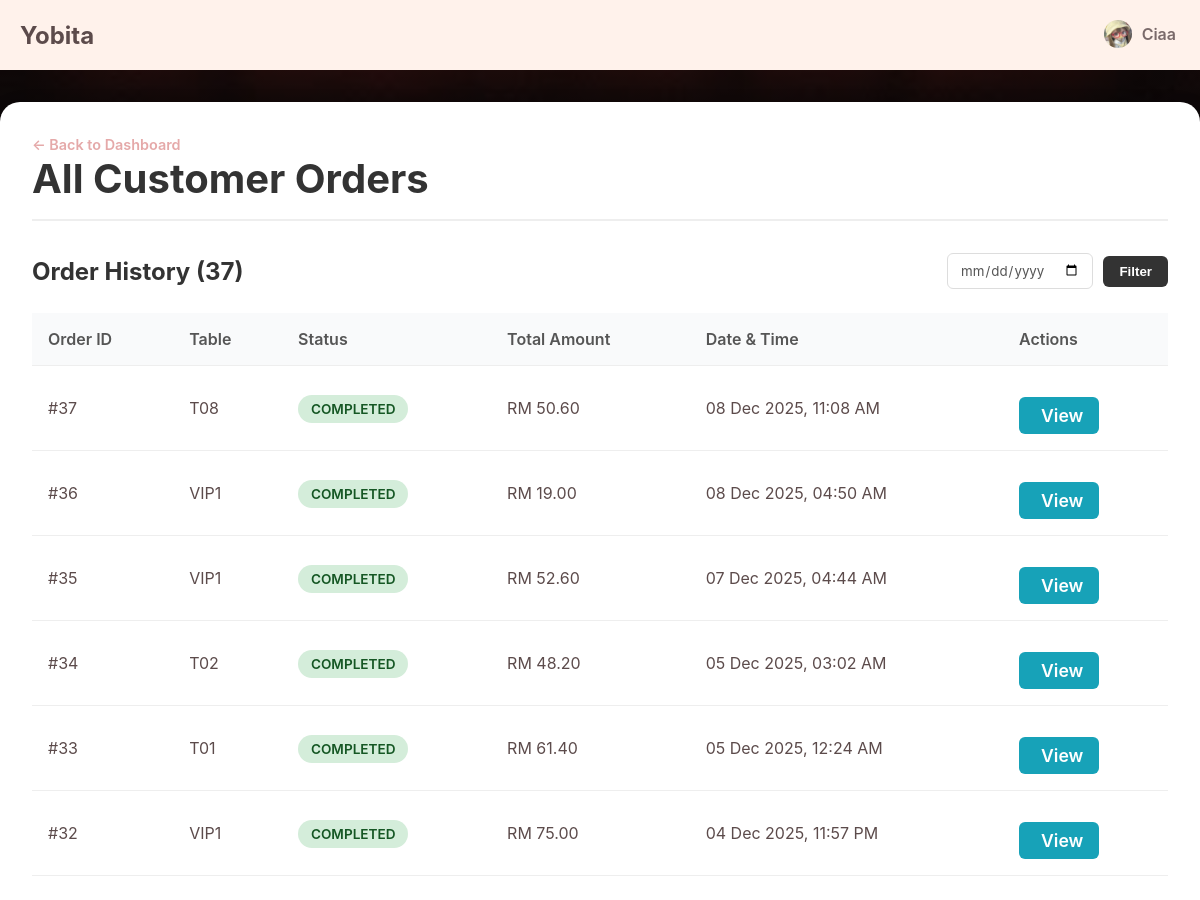
/admin/viewOrder.php (signed in, upper part), run on an earlier commit of the app's database.
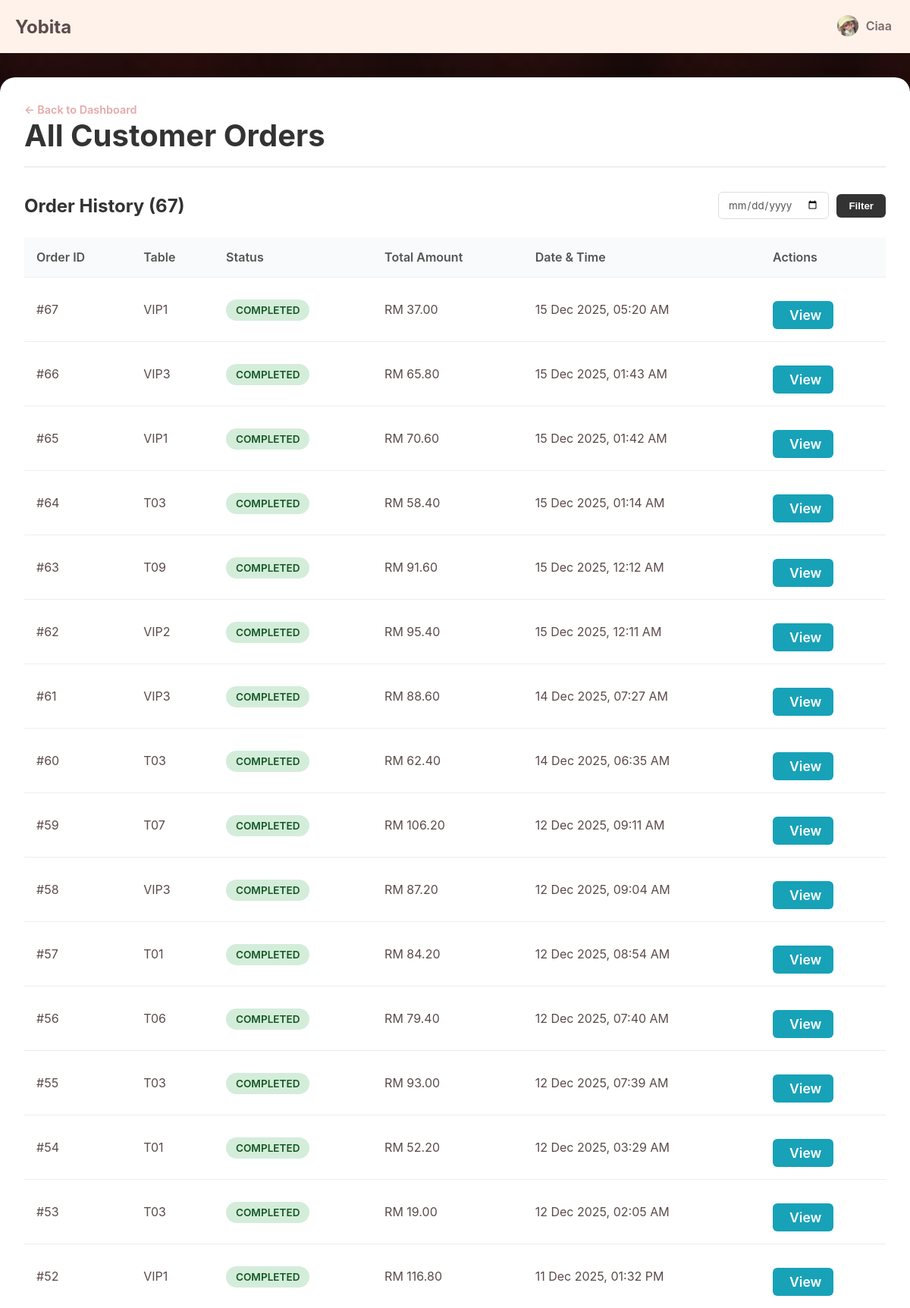
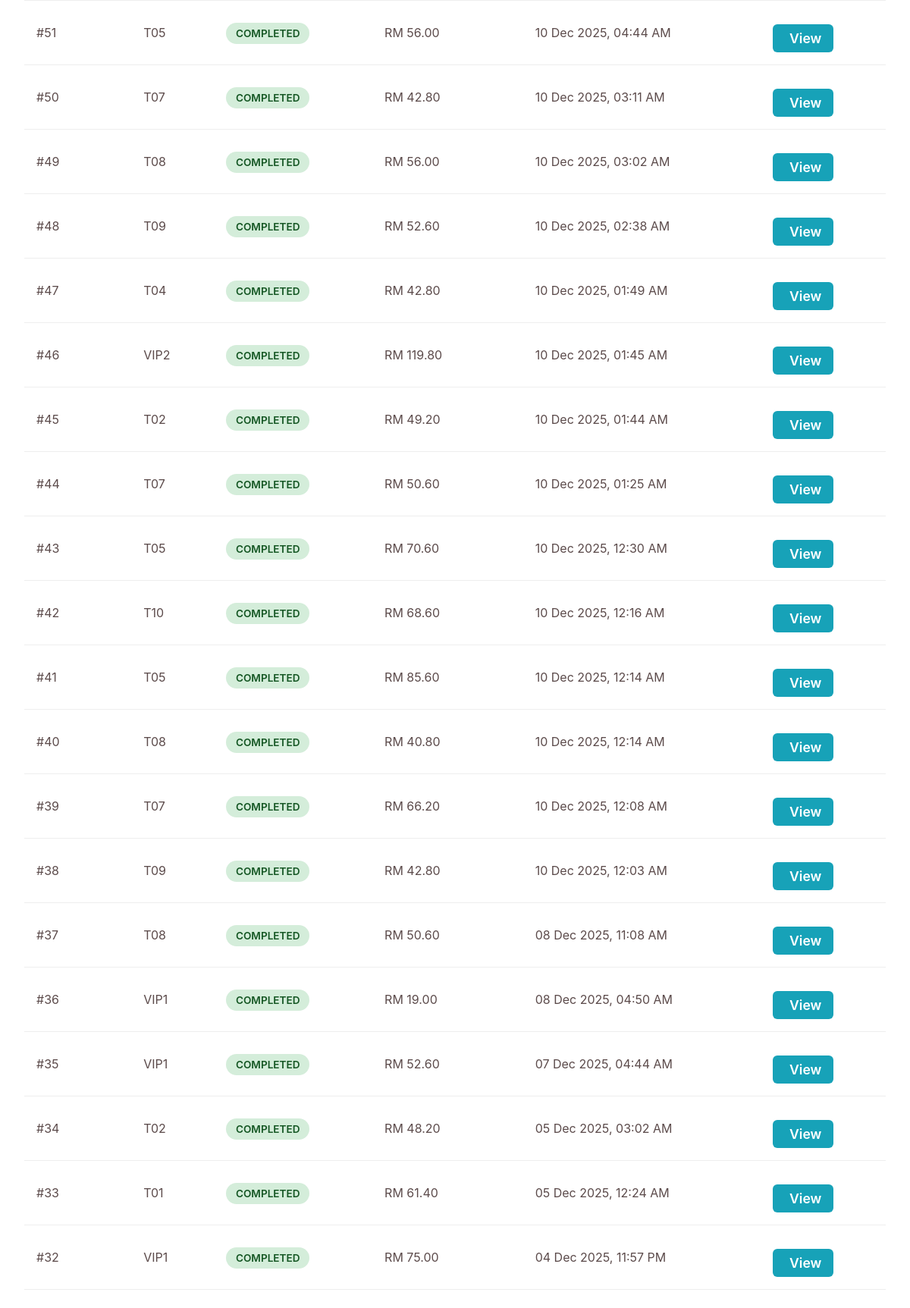
And on a later commit of the database (2 pictures, top to bottom).
### tables this page shows
CREATE TABLE `orders` (
  `id` int(10) UNSIGNED NOT NULL,
  `table_id` int(10) UNSIGNED NOT NULL,
  `user_id` int(10) UNSIGNED NOT NULL,
  `status` enum('pending','prepared','completed','cancelled') NOT NULL DEFAULT 'pending',
  `total_amount` decimal(10,2) DEFAULT 0.00,
  `created_at` timestamp NOT NULL DEFAULT current_timestamp()
);

CREATE TABLE `dining_tables` (
  `id` int(10) UNSIGNED NOT NULL,
  `table_number` varchar(10) NOT NULL,
  `capacity` int(11) NOT NULL DEFAULT 4,
  `status` enum('available','occupied','reserved') NOT NULL DEFAULT 'available'
);

### admin/viewOrder.php (the view, shortened to what this page needs)
<?php
require_once '../connection.php';
$basePath = "../";
include '../_header.php';
$filter_date = isset($_GET['filter_date']) ? $_GET['filter_date'] : '';
try {
    $sql = "SELECT
                o.id,
                o.status,
                o.total_amount,
                o.created_at,
                dt.table_number
            FROM orders o
            JOIN dining_tables dt ON o.table_id = dt.id";
    $params = [];
    $sql .= " ORDER BY o.created_at DESC";
    $stmt = $pdo->prepare($sql);
    $stmt->execute($params);
    $orders = $stmt->fetchAll();
} catch (PDOException $e) {
    $orders = [];
    $message = "Error fetching orders: " . $e->getMessage();
    $message_type = "error";
}
$status_classes = [
    'pending' => 'status-pending',
    'completed' => 'status-completed',
    'cancelled' => 'status-cancelled'
];
?>
<link rel="stylesheet" href="<?php echo $basePath; ?>css/viewOrders.css">
<main class="main-wrapper">
    <div class="admin-container">
        <a href="dashboard.php" class="back-link">← Back to Dashboard</a>
        <div class="page-header">
            <h1>All Customer Orders</h1>
        </div>
        <div class="orders-list-section">
            <div class="header-flex">
                <h2 class="section-title">Order History (<?php echo count($orders); ?>)</h2>
                <form method="GET" class="filter-form">
                    <div class="filter-group">
                        <input type="date" name="filter_date" value="<?php echo htmlspecialchars($filter_date); ?>" class="date-input">
                        <button type="submit" class="filter-btn">Filter</button>
                    </div>
                </form>
            </div>
            <div class="table-responsive">
                <table>
                    <thead>
                        <tr>
                            <th>Order ID</th>
                            <th>Table</th>
                            <th>Status</th>
                            <th>Total Amount</th>
                            <th>Date & Time</th>
                            <th>Actions</th>
                        </tr>
                    </thead>
                    <tbody>
                        <?php if (empty($orders)): ?>
                            <tr>
                                <td colspan="6" style="text-align:center; padding: 30px;">
                                    No orders found<?php echo !empty($filter_date) ? " for this date." : "."; ?>
                                </td>
                            </tr>
                        <?php else: ?>
                            <?php foreach ($orders as $order): ?>
                                <tr>
                                    <td data-label="Order ID">#<?php echo htmlspecialchars($order['id']); ?></td>
                                    <td data-label="Table"><?php echo htmlspecialchars($order['table_number']); ?></td>
                                    <td data-label="Status">
                                        <span class="status-badge <?php echo $status_classes[$order['status']] ?? ''; ?>">
                                            <?php echo htmlspecialchars(ucfirst($order['status'])); ?>
                                        </span>
                                    </td>
                                    <td data-label="Total Amount">RM <?php echo number_format($order['total_amount'], 2); ?></td>
                                    <td data-label="Date & Time"><?php echo date("d M Y, h:i A", strtotime($order['created_at'])); ?></td>
                                    <td class="actions-cell" data-label="Actions">
                                        <a href="orderDetail.php?id=<?php echo $order['id']; ?>" class="action-btn view-btn">
                                            <ion-icon name="eye-outline"></ion-icon> View
                                        </a>
                                    </td>
                                </tr>
                            <?php endforeach; ?>
                        <?php endif; ?>
                    </tbody>
                </table>
            </div>
        </div>
    </div>
</main>

What changed in the data, as far as the page shows it:
added orders: id "67", table.table_number "VIP1", status "COMPLETED", total_amount "37.00", created_at "15 Dec 2025, 05:20 AM"
added orders: id "66", table.table_number "VIP3", status "COMPLETED", total_amount "65.80", created_at "15 Dec 2025, 01:43 AM"
added orders: id "65", table.table_number "VIP1", status "COMPLETED", total_amount "70.60", created_at "15 Dec 2025, 01:42 AM"
added orders: id "64", table.table_number "T03", status "COMPLETED", total_amount "58.40", created_at "15 Dec 2025, 01:14 AM"
added orders: id "63", table.table_number "T09", status "COMPLETED", total_amount "91.60", created_at "15 Dec 2025, 12:12 AM"
added orders: id "62", table.table_number "VIP2", status "COMPLETED", total_amount "95.40", created_at "15 Dec 2025, 12:11 AM"
added orders: id "61", table.table_number "VIP3", status "COMPLETED", total_amount "88.60", created_at "14 Dec 2025, 07:27 AM"
added orders: id "60", table.table_number "T03", status "COMPLETED", total_amount "62.40", created_at "14 Dec 2025, 06:35 AM"
added orders: id "59", table.table_number "T07", status "COMPLETED", total_amount "106.20", created_at "12 Dec 2025, 09:11 AM"
added orders: id "58", table.table_number "VIP3", status "COMPLETED", total_amount "87.20", created_at "12 Dec 2025, 09:04 AM"
added orders: id "57", table.table_number "T01", status "COMPLETED", total_amount "84.20", created_at "12 Dec 2025, 08:54 AM"
added orders: id "56", table.table_number "T06", status "COMPLETED", total_amount "79.40", created_at "12 Dec 2025, 07:40 AM"
added orders: id "55", table.table_number "T03", status "COMPLETED", total_amount "93.00", created_at "12 Dec 2025, 07:39 AM"
added orders: id "54", table.table_number "T01", status "COMPLETED", total_amount "52.20", created_at "12 Dec 2025, 03:29 AM"
added orders: id "53", table.table_number "T03", status "COMPLETED", total_amount "19.00", created_at "12 Dec 2025, 02:05 AM"
added orders: id "52", table.table_number "VIP1", status "COMPLETED", total_amount "116.80", created_at "11 Dec 2025, 01:32 PM"
added orders: id "51", table.table_number "T05", status "COMPLETED", total_amount "56.00", created_at "10 Dec 2025, 04:44 AM"
added orders: id "50", table.table_number "T07", status "COMPLETED", total_amount "42.80", created_at "10 Dec 2025, 03:11 AM"
added orders: id "49", table.table_number "T08", status "COMPLETED", total_amount "56.00", created_at "10 Dec 2025, 03:02 AM"
added orders: id "48", table.table_number "T09", status "COMPLETED", total_amount "52.60", created_at "10 Dec 2025, 02:38 AM"
added orders: id "47", table.table_number "T04", status "COMPLETED", total_amount "42.80", created_at "10 Dec 2025, 01:49 AM"
added orders: id "46", table.table_number "VIP2", status "COMPLETED", total_amount "119.80", created_at "10 Dec 2025, 01:45 AM"
added orders: id "45", table.table_number "T02", status "COMPLETED", total_amount "49.20", created_at "10 Dec 2025, 01:44 AM"
added orders: id "44", table.table_number "T07", status "COMPLETED", total_amount "50.60", created_at "10 Dec 2025, 01:25 AM"
added orders: id "43", table.table_number "T05", status "COMPLETED", total_amount "70.60", created_at "10 Dec 2025, 12:30 AM"
added orders: id "42", table.table_number "T10", status "COMPLETED", total_amount "68.60", created_at "10 Dec 2025, 12:16 AM"
added orders: id "41", table.table_number "T05", status "COMPLETED", total_amount "85.60", created_at "10 Dec 2025, 12:14 AM"
added orders: id "40", table.table_number "T08", status "COMPLETED", total_amount "40.80", created_at "10 Dec 2025, 12:14 AM"
added orders: id "39", table.table_number "T07", status "COMPLETED", total_amount "66.20", created_at "10 Dec 2025, 12:08 AM"
added orders: id "38", table.table_number "T09", status "COMPLETED", total_amount "42.80", created_at "10 Dec 2025, 12:03 AM"
Also different on the page:
count($orders): "37" → "67"
